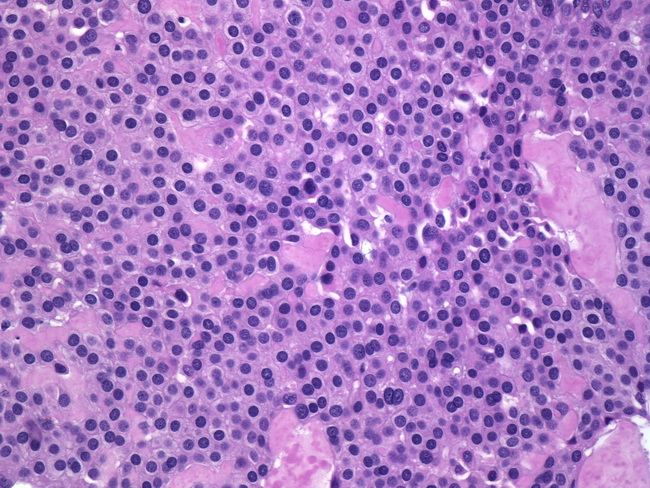
#> input picture DetectionSegmentation/images/GlomusTumor6.jpg, 650 x 488 px
$ python segmentation.py
#> lines starting #> are read from the running program, lines starting #| are printed output that depends on the picture; after the words box and inside, x2 and y2 are one past the last pixel; in counts of white or black regions, pixels touching at a corner belong together
### DetectionSegmentation/src/file_operations.py
import cv2
from pathlib import Path

IMAGE_DIRECTORY = Path(__file__).parents[1] / "images"
assert IMAGE_DIRECTORY.exists(), f"Path {IMAGE_DIRECTORY} does not exist."


def read_image(filename):
#> called with filename = 'GlomusTumor6.jpg'
    filepath = IMAGE_DIRECTORY / filename
    assert filepath.exists(), f"Path {filepath} does not exist."
    return cv2.imread(str(filepath))
#> returned value is the input picture: shape (488, 650, 3); mean B, G, R 195.9, 123.8, 169.3


def save_image(image, filename):
    filepath = IMAGE_DIRECTORY / filename
    cv2.imwrite(str(filepath), image)


# [4 lines left out: function show_image, not called in this run]

### DetectionSegmentation/src/segmentation.py
import numpy as np
from file_operations import read_image, save_image
from cv2 import kmeans
import cv2


def segment_using_kmeans(image: np.ndarray[np.uint8], k: int = 2):
    """
    Segments an image using k-means clustering.

    Args:
    - image (numpy.ndarray): The 3-channel input image.
    - k (int): The number of clusters. Positive, non-zero integer.

    Returns:
    - numpy.ndarray: The segmented image.
    """
#> called with k = 2

    assert image.shape[2] == 3, "Image must have 3 channels."
    assert k > 0, "k must be greater than 0."

    # reshape image into a 2D array of floating point intensity values
    data = np.float32(image.reshape((-1, 3)))

    # define stopping criteria
    criteria = (cv2.TERM_CRITERIA_EPS + cv2.TERM_CRITERIA_MAX_ITER, 250, 0.90)

    # perform k-means clustering with random centers
    retval, labels, centers = kmeans(data, k, None, criteria, 10, cv2.KMEANS_RANDOM_CENTERS)
#> retval = 381566944.6; centers = [[211.6, 144.1, 194], [157.9, 74.88, 109.4]]

    segmented_data = centers[labels.flatten()]

    # reshape data into the original image dimensions and data type
    segmented_image = segmented_data.reshape(image.shape)
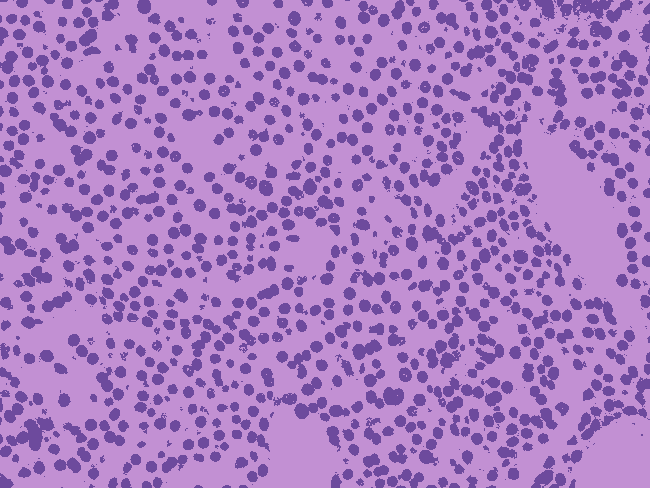
#> segmented_image: shape (488, 650, 3) float32; mean B, G, R 195.9, 123.7, 169.7
    segmented_image = np.uint8(segmented_image)

    return segmented_image


if __name__ == "__main__":
    # Read image
    image = read_image("GlomusTumor6.jpg")

    # Segment Image
    image = segment_using_kmeans(image)
    save_image(image, "GlomusTumor6_segmented.jpg")

    # Threshold image
    image = cv2.cvtColor(image, cv2.COLOR_BGR2GRAY)
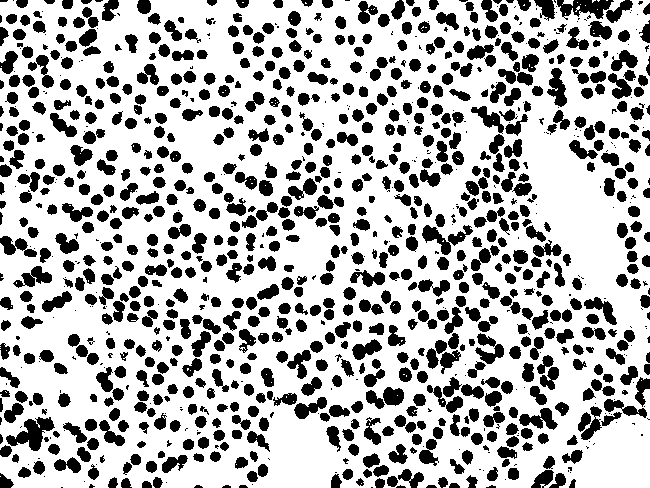
#> image: shape (488, 650); values 94 (black) and 167 (white), 70.7% white; 1106 black regions (272 under 20 px), largest, box (x1, y1, x2, y2) and area: (6, 417, 55, 451) 778, (557, 0, 614, 20) 643, (422, 225, 473, 255) 581
    cv2.threshold(image, 0, 255, cv2.THRESH_BINARY + cv2.THRESH_OTSU, image)
    save_image(image, "GlomusTumor6_segmented_mask.jpg")

    # Read image
    image = read_image("metastatic-breast-cancer.jpg")
#> call 2 of read_image, with filename = 'metastatic-breast-cancer.jpg'
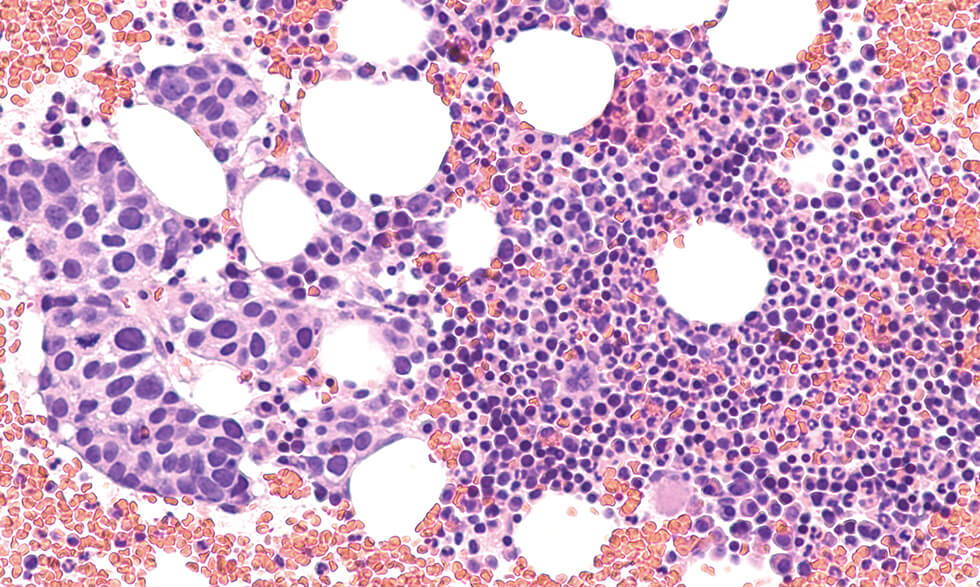
#> input picture DetectionSegmentation/images/metastatic-breast-cancer.jpg, 980 x 587 px
#> in read_image, returned value is the input picture: shape (587, 980, 3); mean B, G, R 200, 168.4, 206.6

    # Segment Image
    image = segment_using_kmeans(image)
#> call 2 of segment_using_kmeans, with k = 2
#> in segment_using_kmeans (call 2), `retval, labels, centers = kmeans(data, k, None, criteria, 10, cv2.KMEA..`: retval = 1.64e+09; centers = [[158.6, 102.5, 155.2], [229.9, 215.9, 243.7]]
#> in segment_using_kmeans (call 2), `segmented_image = segmented_data.reshape(image.shape)`:
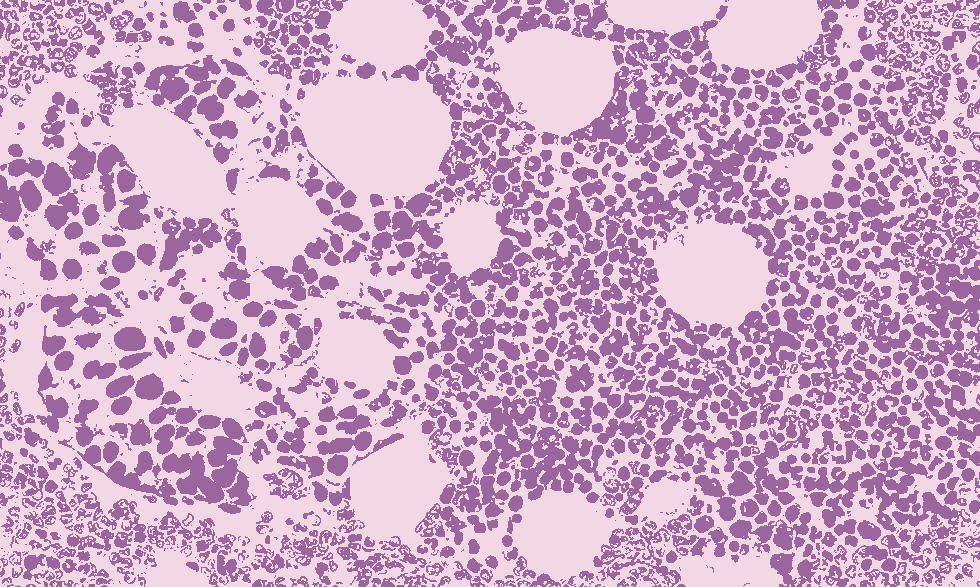
#> segmented_image: shape (587, 980, 3) float32; mean B, G, R 200.7, 169, 205.4
    save_image(image, "metastatic-breast-cancer_segmented.jpg")

    # Threshold image
    image = cv2.cvtColor(image, cv2.COLOR_BGR2GRAY)
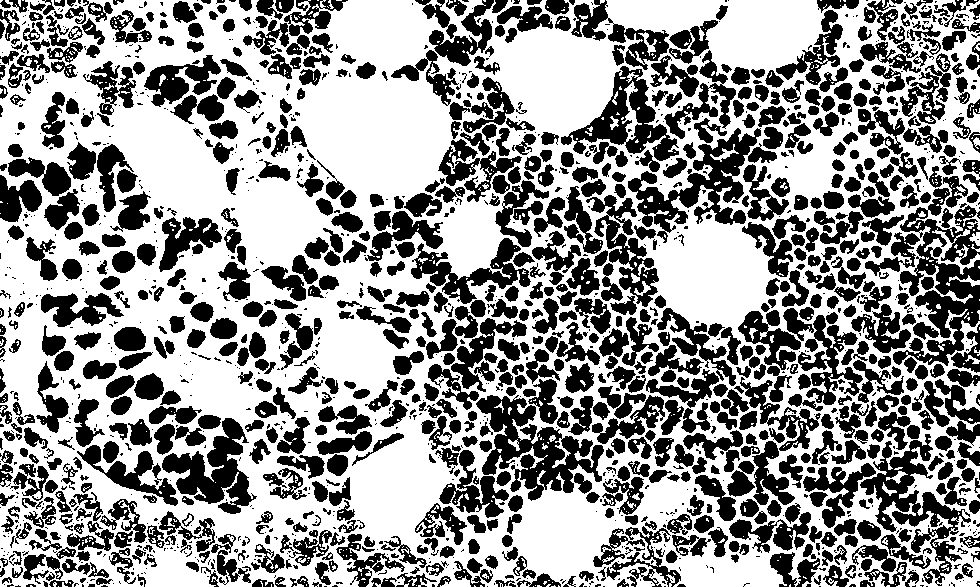
#> image: shape (587, 980); values 124 (black) and 225 (white), 58.3% white; 1670 black regions (795 under 20 px), largest, box (x1, y1, x2, y2) and area: (893, 188, 980, 366) 6505, (476, 395, 604, 501) 5629, (628, 128, 761, 243) 4930
    cv2.threshold(image, 0, 255, cv2.THRESH_BINARY + cv2.THRESH_OTSU, image)
    save_image(image, "metastatic-breast-cancer_segmented_mask.jpg")
